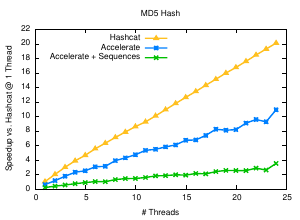

Write the gnuplot code that produced this figure.
# vim: filetype=gnuplot tw=0 nospell

set title "MD5 Hash"

set terminal pdf size 3,2.2
set output "hashcat.pdf"

set key on
set key top left

set xlabel "# Threads"
# set logscale x
# set xrange [1:25]

# set xtics (4, 8, 12, 16, 20, 24)
# set xtics (2, 4, 6, 8, 10, 12, 14, 16, 18, 20)

set colorsequence classic
set ylabel "Speedup vs. Hashcat \\@ 1 Thread"
# set logscale y
# set yrange [0.4:150]

# set key invert

plot    'hashcat.dat' using 1:2 title "Hashcat"                ls 9 lw 4 with linespoints, \
        'hashcat.dat' using 1:3 title "Accelerate"              ls 3 lw 4 with linespoints, \
        'hashcat.dat' using 1:4 title "Accelerate + Sequences"  ls 2 lw 4 with linespoints

